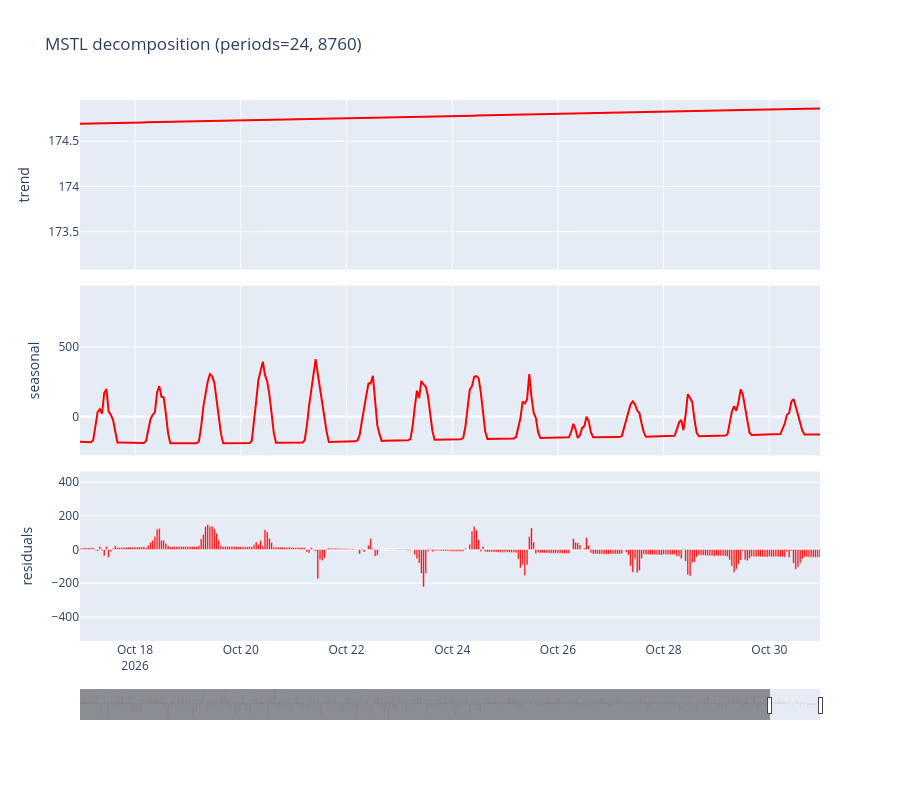
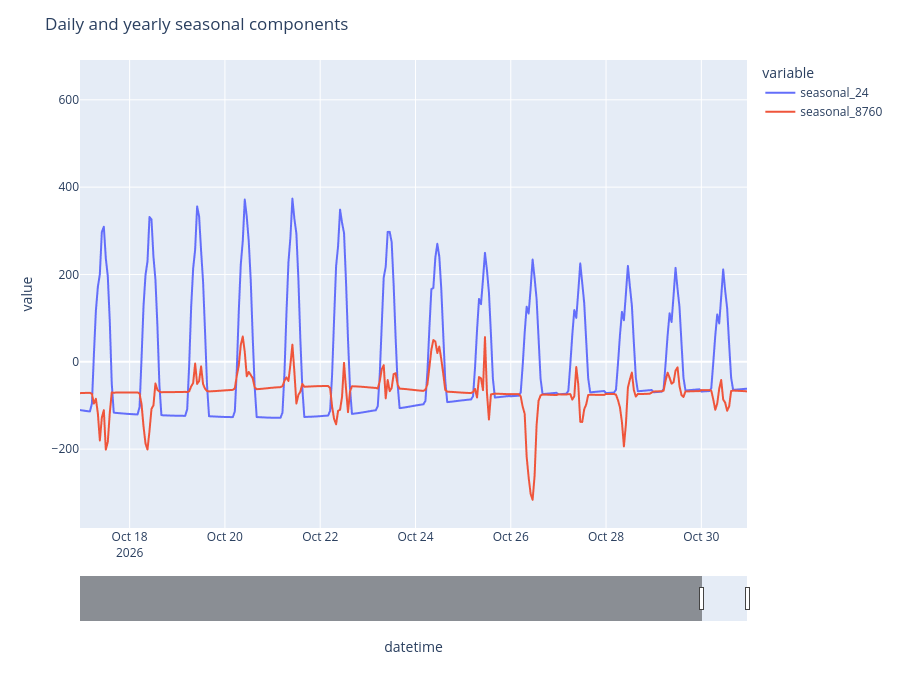

The notebook cell these images were saved under, in order:
### Code cell
last_n = 5000
fig = plot_decomposition(
    res.trend.iloc[-last_n:],
    res.seasonal.sum(axis=1).iloc[-last_n:],
    res.resid.iloc[-last_n:],
    window=pd.DateOffset(weeks=2),
    title="MSTL decomposition (periods=24, 8760)",
)
fig.show()

fig = line_with_slider(df=res.seasonal.iloc[-last_n:], window=pd.DateOffset(weeks=2))
fig.update_layout(title="Daily and yearly seasonal components")
fig.show()

### Figure 1 — Plotly figure (JSON) as saved in the notebook; plotly's stock layout.template omitted (floating-point values rounded to 4 significant figures; data arrays with more than 128 entries replaced by an {"elided": "..."} marker saying what was removed)
{"data": [{"line": {"color": "red"}, "name": "trend", "type": "scatter", "x": {"elided": "5000 str values"}, "xaxis": "x", "y": {"elided": "5000 float values"}, "yaxis": "y"}, {"line": {"color": "red"}, "name": "seasonal", "type": "scatter", "x": {"elided": "5000 str values"}, "xaxis": "x2", "y": {"elided": "5000 float values"}, "yaxis": "y2"}, {"marker": {"color": "red"}, "name": "residuals", "type": "bar", "x": {"elided": "5000 str values"}, "xaxis": "x3", "y": {"elided": "5000 float values"}, "yaxis": "y3"}], "layout": {"height": 800, "showlegend": false, "title": {"text": "MSTL decomposition (periods=24, 8760)"}, "xaxis": {"anchor": "y", "domain": [0, 1], "matches": "x3", "range": ["2026-10-16T23:00:00+00:00", "2026-10-30T23:00:00+00:00"], "showticklabels": false}, "xaxis2": {"anchor": "y2", "domain": [0, 1], "matches": "x3", "range": ["2026-10-16T23:00:00+00:00", "2026-10-30T23:00:00+00:00"], "showticklabels": false}, "xaxis3": {"anchor": "y3", "domain": [0, 1], "range": ["2026-10-16T23:00:00+00:00", "2026-10-30T23:00:00+00:00"], "rangeslider": {"thickness": 0.05, "visible": true}}, "yaxis": {"anchor": "x", "domain": [0.6867, 1.0], "title": {"text": "trend"}}, "yaxis2": {"anchor": "x2", "domain": [0.3433, 0.6567], "title": {"text": "seasonal"}}, "yaxis3": {"anchor": "x3", "domain": [0, 0.3133], "title": {"text": "residuals"}}}}

### Figure 2 — Plotly figure (JSON) as saved in the notebook; plotly's stock layout.template omitted (floating-point values rounded to 4 significant figures; data arrays with more than 128 entries replaced by an {"elided": "..."} marker saying what was removed)
{"data": [{"hovertemplate": "variable=seasonal_24<br>datetime=%{x}<br>value=%{y}<extra></extra>", "legendgroup": "seasonal_24", "line": {"color": "#636efa", "dash": "solid"}, "marker": {"symbol": "circle"}, "mode": "lines", "name": "seasonal_24", "showlegend": true, "type": "scattergl", "x": {"elided": "5000 str values"}, "xaxis": "x", "y": {"elided": "5000 float values"}, "yaxis": "y"}, {"hovertemplate": "variable=seasonal_8760<br>datetime=%{x}<br>value=%{y}<extra></extra>", "legendgroup": "seasonal_8760", "line": {"color": "#EF553B", "dash": "solid"}, "marker": {"symbol": "circle"}, "mode": "lines", "name": "seasonal_8760", "showlegend": true, "type": "scattergl", "x": {"elided": "5000 str values"}, "xaxis": "x", "y": {"elided": "5000 float values"}, "yaxis": "y"}], "layout": {"height": 700, "legend": {"title": {"text": "variable"}, "tracegroupgap": 0}, "margin": {"t": 60}, "title": {"text": "Daily and yearly seasonal components"}, "xaxis": {"anchor": "y", "domain": [0, 1], "range": ["2026-10-16T23:00:00+00:00", "2026-10-30T23:00:00+00:00"], "rangeslider": {"thickness": 0.08, "visible": true}, "title": {"text": "datetime"}}, "yaxis": {"anchor": "x", "domain": [0, 1], "title": {"text": "value"}}}}
